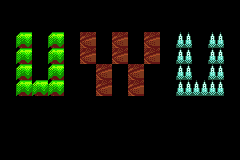

Tiled map render using the project's own tile images. Description and the whole map definition, tile-layer contents included, below:
An orthogonal 15x10 tile map with 16x16 px tiles, 1 tile layer (Tile Layer 1).

<map version="1.4" tiledversion="1.4.2" orientation="orthogonal" renderorder="right-down" width="15" height="10" tilewidth="16" tileheight="16" infinite="0" nextlayerid="2" nextobjectid="1">
 <tileset firstgid="1" name="Level1Tileset" tilewidth="16" tileheight="16" tilecount="448" columns="32">
  <image source="Level1Tileset.png" width="512" height="224" />
 </tileset>
 <layer id="1" name="Tile Layer 1" width="15" height="10">
  <data>
   <tile />
   <tile />
   <tile />
   <tile />
   <tile />
   <tile />
   <tile />
   <tile />
   <tile />
   <tile />
   <tile />
   <tile />
   <tile />
   <tile />
   <tile />
   <tile />
   <tile />
   <tile />
   <tile />
   <tile />
   <tile />
   <tile />
   <tile />
   <tile />
   <tile />
   <tile />
   <tile />
   <tile />
   <tile />
   <tile />
   <tile />
   <tile gid="137" />
   <tile />
   <tile gid="137" />
   <tile />
   <tile gid="296" />
   <tile />
   <tile gid="296" />
   <tile />
   <tile gid="296" />
   <tile />
   <tile gid="131" />
   <tile />
   <tile gid="131" />
   <tile />
   <tile />
   <tile gid="137" />
   <tile />
   <tile gid="137" />
   <tile />
   <tile gid="296" />
   <tile />
   <tile gid="296" />
   <tile />
   <tile gid="296" />
   <tile />
   <tile gid="131" />
   <tile />
   <tile gid="131" />
   <tile />
   <tile />
   <tile gid="137" />
   <tile />
   <tile gid="137" />
   <tile />
   <tile />
   <tile gid="296" />
   <tile />
   <tile gid="296" />
   <tile />
   <tile />
   <tile gid="131" />
   <tile />
   <tile gid="131" />
   <tile />
   <tile />
   <tile gid="137" />
   <tile gid="9" />
   <tile gid="137" />
   <tile />
   <tile />
   <tile gid="296" />
   <tile />
   <tile gid="296" />
   <tile />
   <tile />
   <tile gid="131" />
   <tile gid="131" />
   <tile gid="131" />
   <tile />
   <tile />
   <tile />
   <tile />
   <tile />
   <tile />
   <tile />
   <tile />
   <tile />
   <tile />
   <tile />
   <tile />
   <tile />
   <tile />
   <tile />
   <tile />
   <tile />
   <tile />
   <tile />
   <tile />
   <tile />
   <tile />
   <tile />
   <tile />
   <tile />
   <tile />
   <tile />
   <tile />
   <tile />
   <tile />
   <tile />
   <tile />
   <tile />
   <tile />
   <tile />
   <tile />
   <tile />
   <tile />
   <tile />
   <tile />
   <tile />
   <tile />
   <tile />
   <tile />
   <tile />
   <tile />
   <tile />
   <tile />
   <tile />
   <tile />
   <tile />
   <tile />
   <tile />
   <tile />
   <tile />
   <tile />
   <tile />
   <tile />
   <tile />
   <tile />
   <tile />
  </data>
 </layer>
</map>